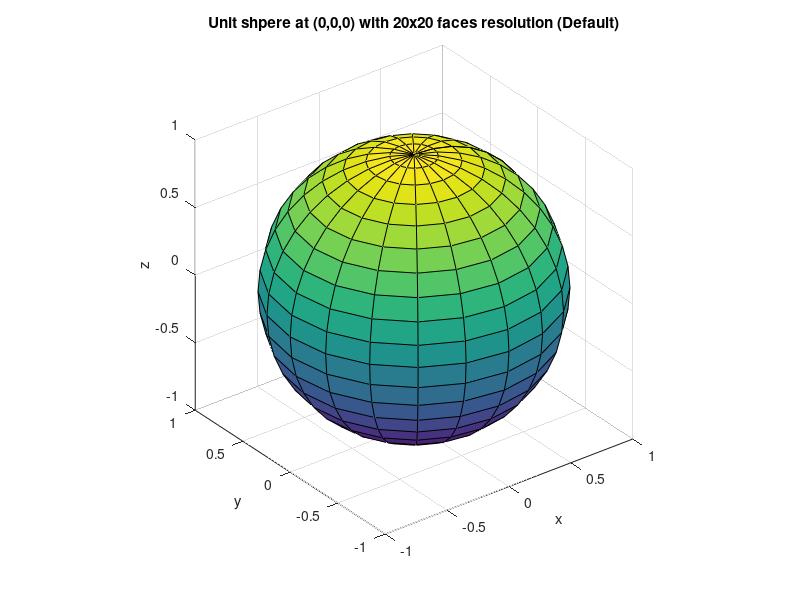
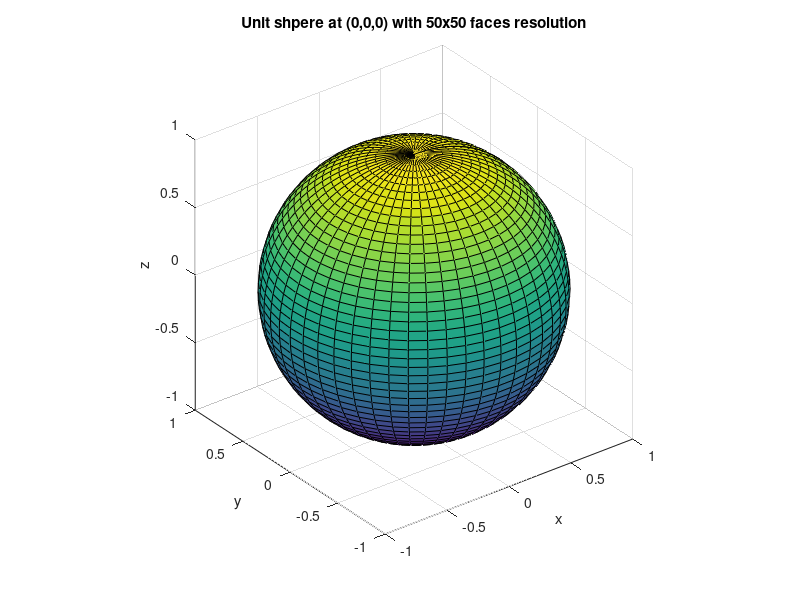
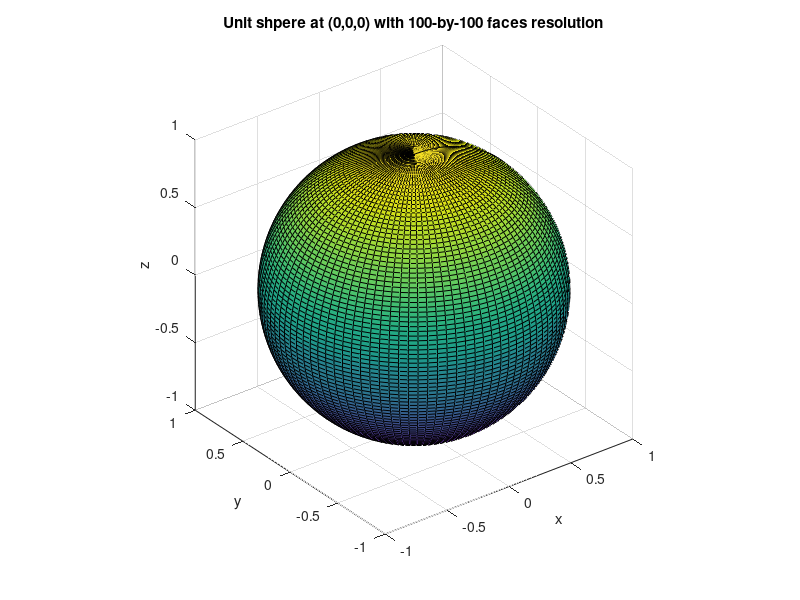
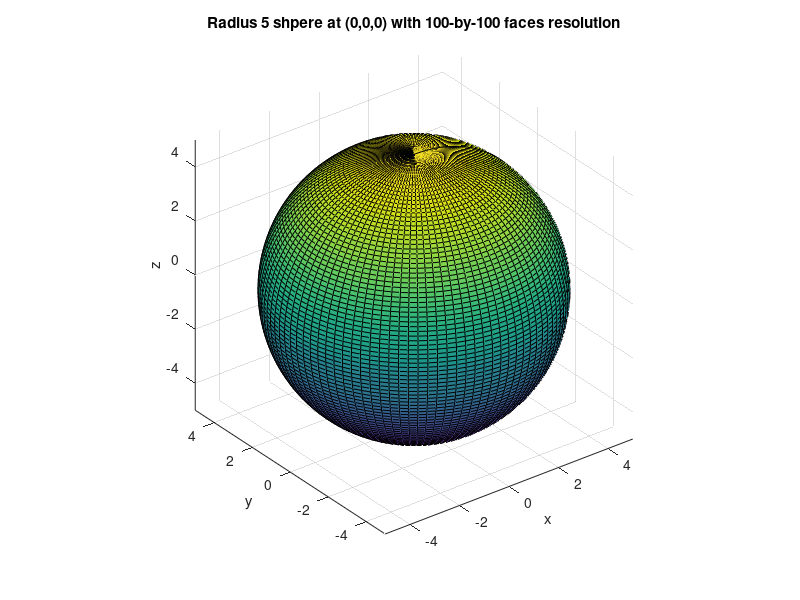

These charts were generated, in order, by the following MATLAB code:
clear all
close all
%% How to plot sphere (ball) in matlab 

%% Unit shpere at (0,0,0) with 20 faces resolution
[X,Y,Z] = sphere % [X,Y,Z] = sphere returns the x-, y-, and z- coordinates of a sphere without drawing it. 
                 % The returned sphere has a radius equal to 1 and consists of 20-by-20 faces.
                 % The center of the sphere is at (0,0,0)
surf(X,Y,Z);
axis equal
title('Unit shpere at (0,0,0) with 20x20 faces resolution (Default)')
xlabel ('x');
ylabel ('y');
zlabel ('z');

%% Unit shpere at (0,0,0) with 50x50 faces resolution 
figure;
% higher resolution sphere means more faces (50x50)
[X,Y,Z] = sphere(50);
surf(X,Y,Z);
axis equal
title('Unit shpere at (0,0,0) with 50x50 faces resolution')
xlabel ('x');
ylabel ('y');
zlabel ('z');

%% Unit shpere at (0,0,0) with 100x100 faces resolution 
figure;
% higher resolution sphere means more faces (100x100)
[X,Y,Z] = sphere(100);
surf(X,Y,Z);
axis equal
title('Unit shpere at (0,0,0) with 100-by-100 faces resolution')
xlabel ('x');
ylabel ('y');
zlabel ('z');

%% Radius 5 shpere at (0,0,0) with 100x100 faces resolution 
figure;
% higher resolution sphere means more faces (100x100)
[X,Y,Z] = sphere(100);
R = 5; % radius 
surf(R*X,R*Y,R*Z);
axis equal
title('Radius 5 shpere at (0,0,0) with 100-by-100 faces resolution')
xlabel ('x');
ylabel ('y');
zlabel ('z');

%% Radius 5 shpere at (2,2,0) with 100x100 faces resolution
figure;
% higher resolution sphere means more faces (100x100)
[X,Y,Z] = sphere(100);
R = 5; % radius 
surf(R*X - 2, R*Y - 2, R*Z);
axis equal
title('Radius 5 shpere at (2,2,0) with 100-by-100 faces resolution')
xlabel ('x');
ylabel ('y');
zlabel ('z');